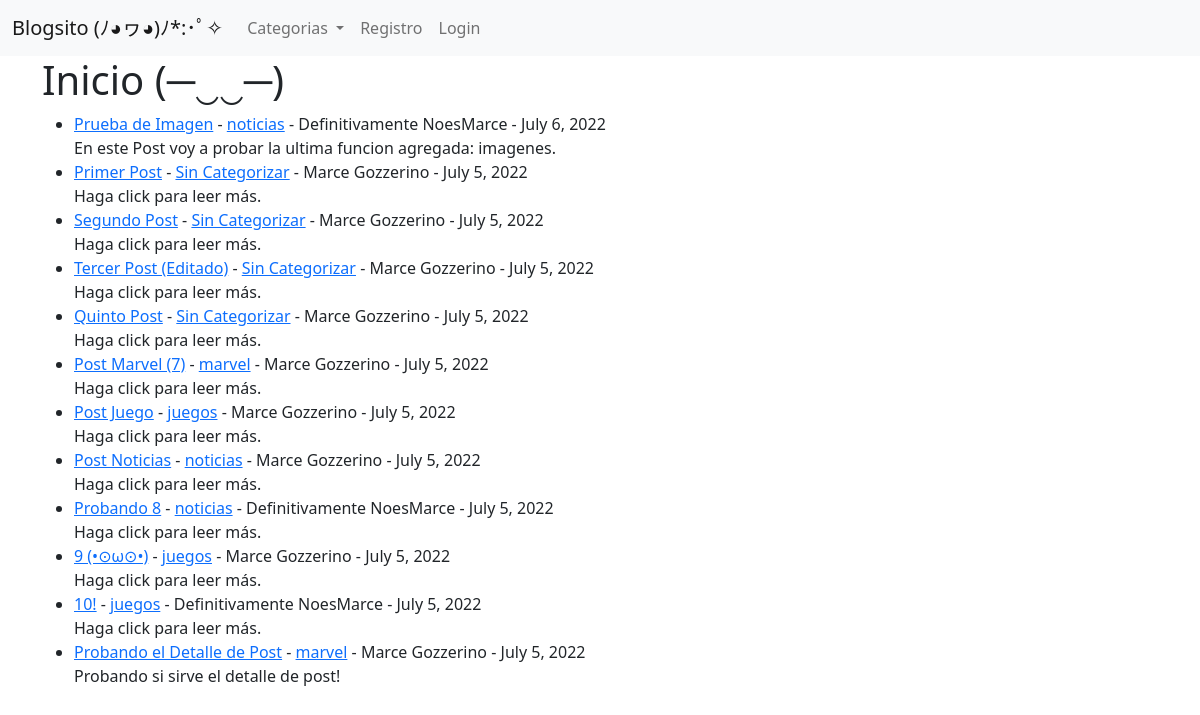
The app's page /, older data.
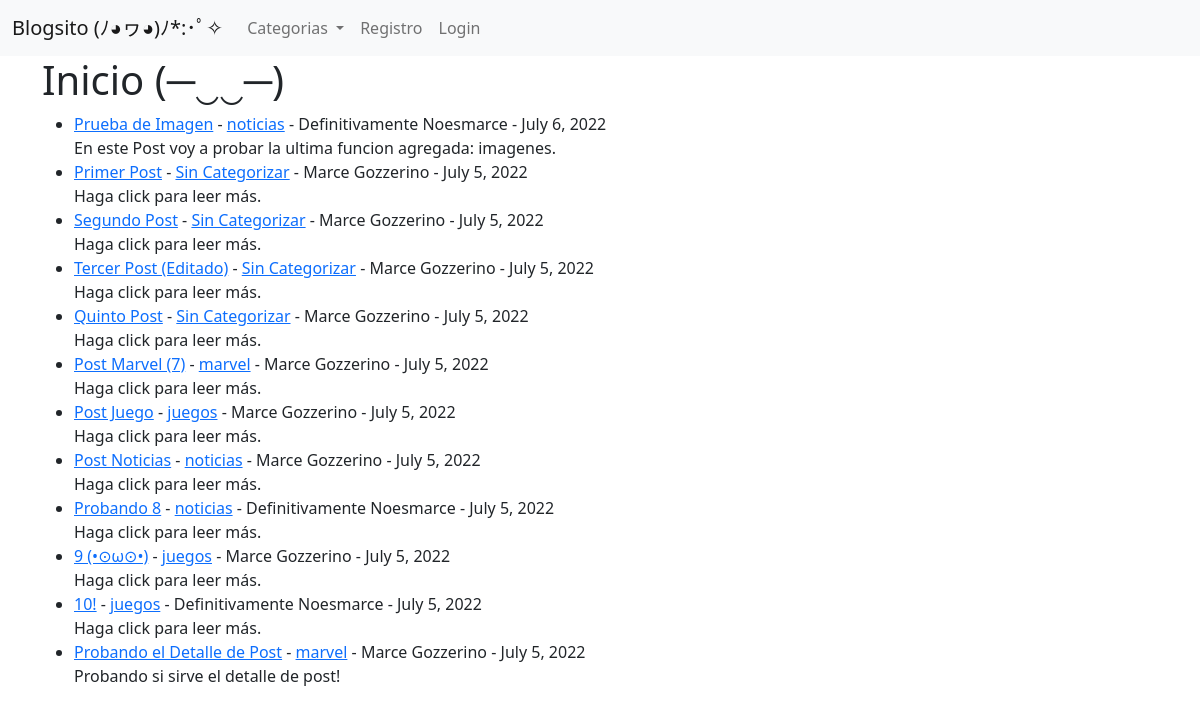
The same page, newer data.
### vlog/models.py (models this page shows, shortened)
class Post(models.Model):
    titulo = models.CharField(max_length=255)
    header_img = models.ImageField(upload_to="imagenes/",blank=True, null=True,)
    etiqueta = models.CharField(max_length=255)
    autor = models.ForeignKey(User, on_delete=models.CASCADE)
    cuerpo = RichTextField(blank=True, null=True)
    fecha = models.DateField(auto_now_add=True)
    categoria = models.CharField(max_length=255, default='Sin Categorizar')
    detalle = models.CharField(max_length=255)

### vlog/views.py (the view)
# urls.py: path('', HomeView.as_view(), name= "home"),   #No utilice '/' al ser innecesario segun el programa
class HomeView(ListView):
    model = Post
    template_name = 'home.html'
    ordering = ['-fecha']
    def get_context_data(self, *args, **kwargs):
        cat_menu = Categoria.objects.all()
        context = super(HomeView, self).get_context_data(*args, **kwargs)
        context["cat_menu"] = cat_menu
        return context

### vlog/models.py (called while the page is built)
    def __str__(self):
        return self.nombre

### vlog/templates/home.html (shortened to what this page needs)
{% extends 'base.html' %}
{% block content %}
<h1>Inicio (─‿‿─)</h1>
<ul>
{% for post in object_list %}
    <li><a href="{% url 'ArticuloDetallado' post.pk %}">{{ post.titulo }}</a>
        -
        <a href="{% url 'categoria' post.pk %}">{{ post.categoria }}</a> -
        {{ post.autor.first_name }}
        {{ post.autor.last_name }} - {{ post.fecha }}</br>
        {{ post.detalle }}</li>
{% endfor %}
</ul>
{% endblock %}

Row changes from the older to the newer data that the page shows:
changed through a linked row, Post "Prueba de Imagen": autor.last_name "NoesMarce" → "Noesmarce"
changed through a linked row, Post "Probando 8": autor.last_name "NoesMarce" → "Noesmarce"
changed Post (number 11 of 12 on the later page): autor.last_name "NoesMarce" → "Noesmarce"
